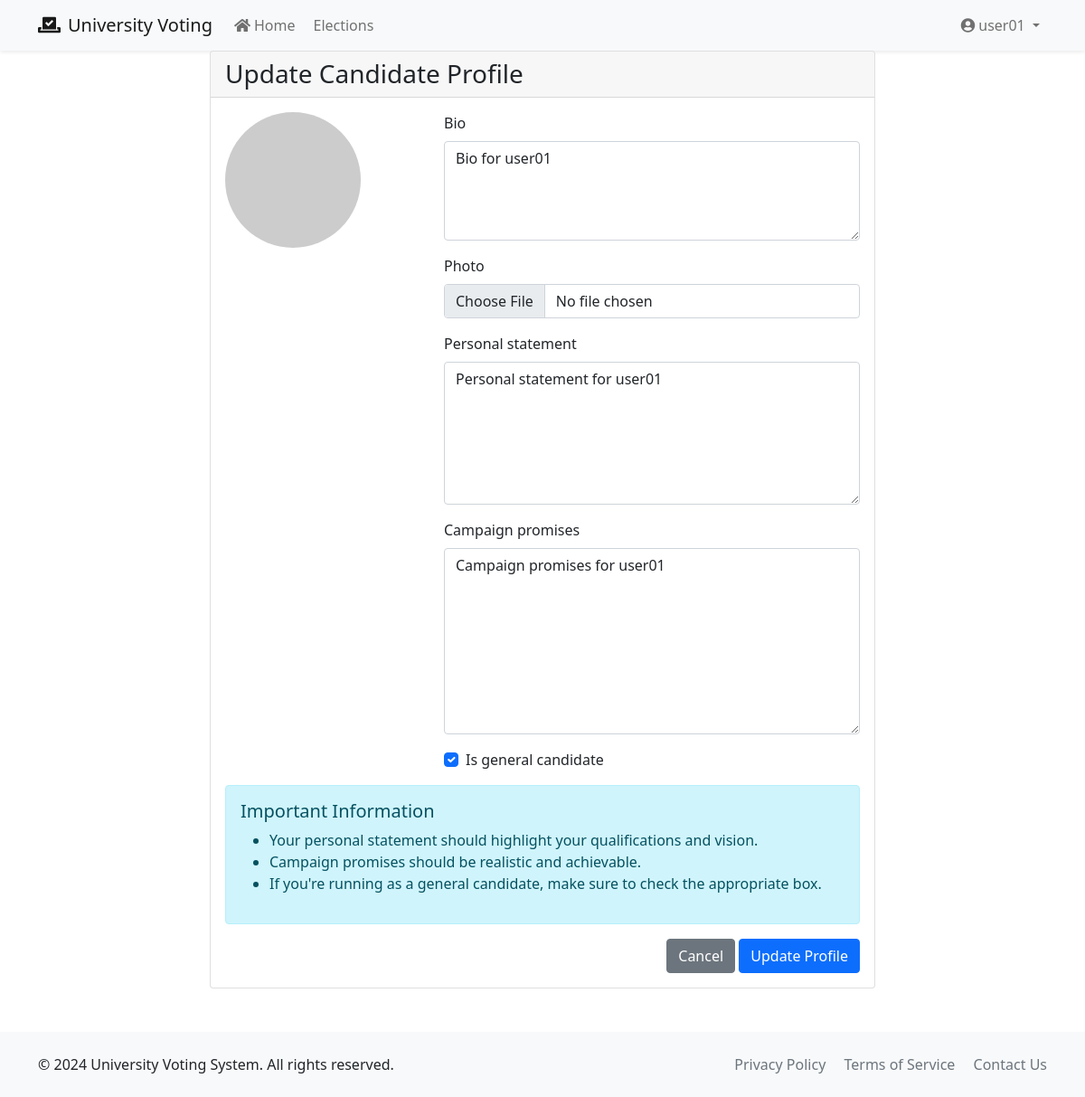
Page /accounts/profile/candidate/ (signed in) on the committed database.
### accounts/models.py (models this page shows, shortened)
class User(AbstractUser):
    ROLES = (
        ('voter', 'Voter'),
        ('candidate', 'Candidate'),
        ('admin', 'Administrator'),
    )
    role = models.CharField(max_length=20, choices=ROLES, default='voter')
    faculty = models.ForeignKey(Faculty, on_delete=models.SET_NULL, null=True, blank=True)
    student_id = models.CharField(
        max_length=20,
        unique=True,
        validators=[RegexValidator(r'^\d{8}$', 'Student ID must be 8 digits')]
    )
    phone_number = models.CharField(max_length=15, blank=True)
    is_verified = models.BooleanField(default=False)
    created_at = models.DateTimeField(auto_now_add=True)
    updated_at = models.DateTimeField(auto_now=True)
    class Meta:
        ordering = ['username']

class Profile(models.Model):
    user = models.OneToOneField(User, on_delete=models.CASCADE)
    bio = models.TextField(max_length=500, blank=True)
    photo = models.ImageField(upload_to='profile_photos/', blank=True)
    personal_statement = models.TextField(max_length=1000, blank=True)
    campaign_promises = models.TextField(max_length=2000, blank=True)
    is_general_candidate = models.BooleanField(default=False)

### accounts/views.py (the view, shortened to what this page needs)
# urls.py: path('profile/candidate/', views.CandidateProfileView.as_view(), name='candidate_profile'),
class CandidateProfileView(LoginRequiredMixin, UserPassesTestMixin, UpdateView):
    model = Profile
    form_class = CandidateProfileForm
    template_name = 'accounts/candidate_profile.html'
    success_url = reverse_lazy('accounts:profile')
    def test_func(self):
        return self.request.user.role == 'candidate'
    def get_object(self):
        return self.request.user.profile

### accounts/forms.py
class CandidateProfileForm(forms.ModelForm):
    class Meta:
        model = Profile
        fields = ['bio', 'photo', 'personal_statement', 'campaign_promises', 'is_general_candidate']
        widgets = {
            'bio': forms.Textarea(attrs={'rows': 4}),
            'personal_statement': forms.Textarea(attrs={'rows': 6}),
            'campaign_promises': forms.Textarea(attrs={'rows': 8}),
        }

### templates/accounts/candidate_profile.html (shortened to what this page needs)
{% extends 'base.html' %}
{% load crispy_forms_tags %}
{% block content %}
<div class="container">
    <div class="row justify-content-center">
        <div class="col-md-8">
            <div class="card">
                <div class="card-header">
                    <h3 class="card-title mb-0">Update Candidate Profile</h3>
                </div>
                <div class="card-body">
                    <form method="post" enctype="multipart/form-data">
                        <div class="row">
                            <div class="col-md-4">
                                {% if user.profile.photo %}
                                    <img src="{{ user.profile.photo.url }}" alt="Profile Photo" class="img-fluid rounded-circle mb-3">
                                {% else %}
                                    <img src="https://via.placeholder.com/150" alt="Default Profile" class="img-fluid rounded-circle mb-3">
                                {% endif %}
                            </div>
                            <div class="col-md-8">
                                {{ form|crispy }}
                            </div>
                        </div>
                        <div class="alert alert-info">
                            <h5>Important Information</h5>
                            <ul>
                                <li>Your personal statement should highlight your qualifications and vision.</li>
                                <li>Campaign promises should be realistic and achievable.</li>
                                <li>If you're running as a general candidate, make sure to check the appropriate box.</li>
                            </ul>
                        </div>
                        <div class="text-end">
                            <a href="{% url 'accounts:profile' %}" class="btn btn-secondary">Cancel</a>
                            <button type="submit" class="btn btn-primary">Update Profile</button>
                        </div>
                    </form>
                </div>
            </div>
        </div>
    </div>
</div>
{% endblock %}

### templates/base.html (shortened to what this page needs)
{% load static %}
<!DOCTYPE html>
<html lang="en">
<head>
    <link href="https://cdn.jsdelivr.net/npm/bootstrap@5.1.3/dist/css/bootstrap.min.css" rel="stylesheet">
    <link rel="stylesheet" href="https://cdnjs.cloudflare.com/ajax/libs/font-awesome/5.15.4/css/all.min.css">
    <link rel="stylesheet" href="{% static 'css/auth.css' %}">
</head>
<body>
    <nav class="navbar navbar-expand-lg navbar-light bg-light shadow-sm">
        <div class="container">
            <a class="navbar-brand" href="{% url 'home' %}">
                <i class="fas fa-vote-yea me-2"></i>University Voting
            </a>
            <div class="collapse navbar-collapse" id="navbarNav">
                <ul class="navbar-nav me-auto">
                    <li class="nav-item">
                        <a class="nav-link" href="{% url 'home' %}">
                            <i class="fas fa-home me-1"></i>Home
                        </a>
                    </li>
                    {% if user.is_authenticated %}
                    <li class="nav-item">
                        <a class="nav-link" href="#">
                            Elections
                        </a>
                    </li>
                    {% endif %}
                </ul>
                <ul class="navbar-nav">
                    {% if user.is_authenticated %}
                    <li class="nav-item dropdown">
                        <a class="nav-link dropdown-toggle" href="#" id="userDropdown" role="button" data-bs-toggle="dropdown">
                            <i class="fas fa-user-circle me-1"></i>{{ user.username }}
                        </a>
                    </li>
                    {% endif %}
                </ul>
            </div>
        </div>
    </nav>
    <main class="flex-grow-1">
        {% block content %}{% endblock %}
    </main>
    <footer class="bg-light py-4 mt-5">
        <div class="container">
            <div class="row">
                <div class="col-md-6 text-center text-md-start">
                    <p class="mb-0">&copy; {% now "Y" %} University Voting System. All rights reserved.</p>
                </div>
                <div class="col-md-6 text-center text-md-end">
                    <a href="#" class="text-decoration-none text-muted me-3">Privacy Policy</a>
                    <a href="#" class="text-decoration-none text-muted me-3">Terms of Service</a>
                    <a href="#" class="text-decoration-none text-muted">Contact Us</a>
                </div>
            </div>
        </div>
    </footer>
</body>
</html>

### rows in the picture
User: username "user01"
Profile: bio "Bio for user01", personal_statement "Personal statement for user01", campaign_promises "Campaign promises for user01", is_general_candidate "☑"
